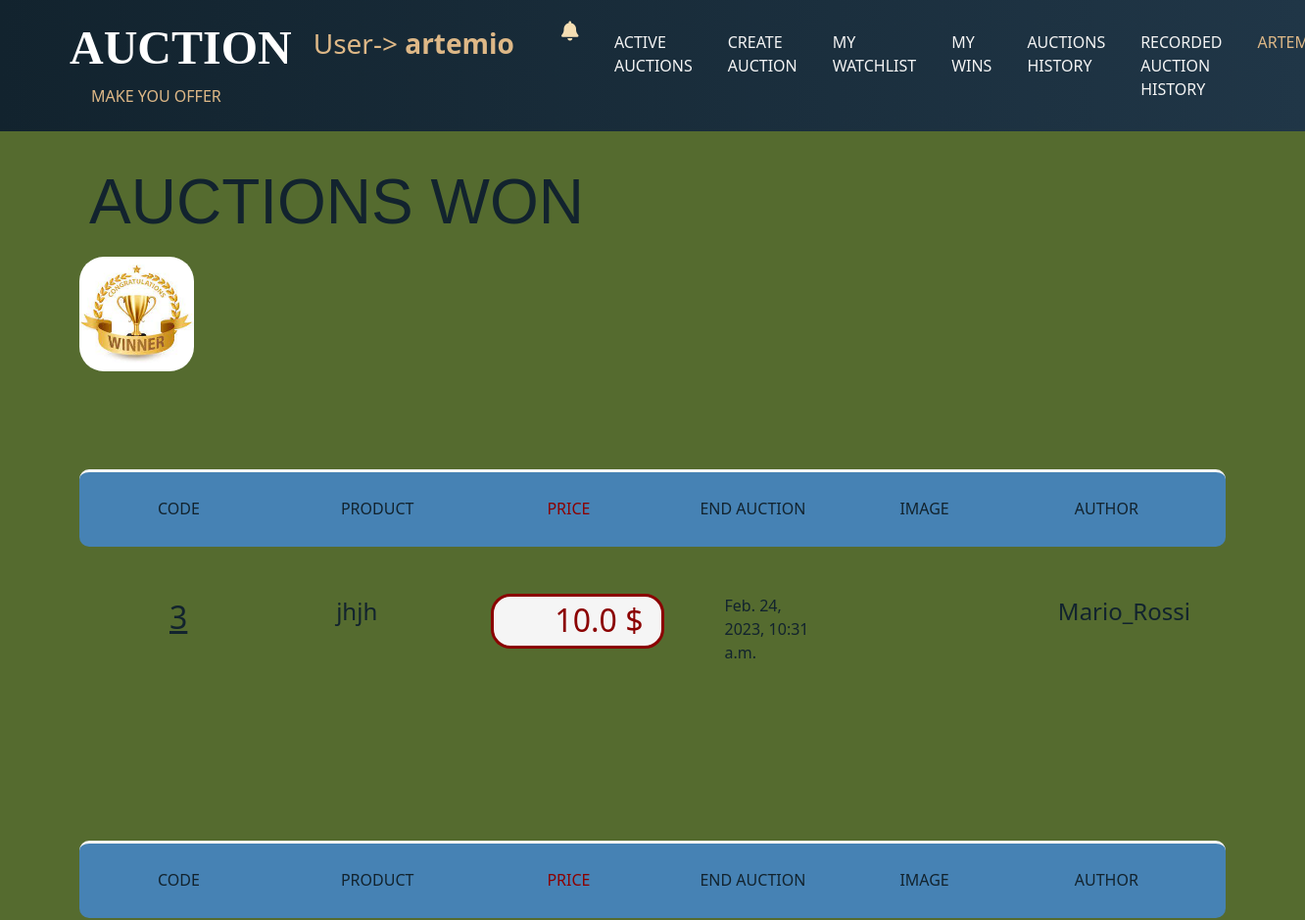
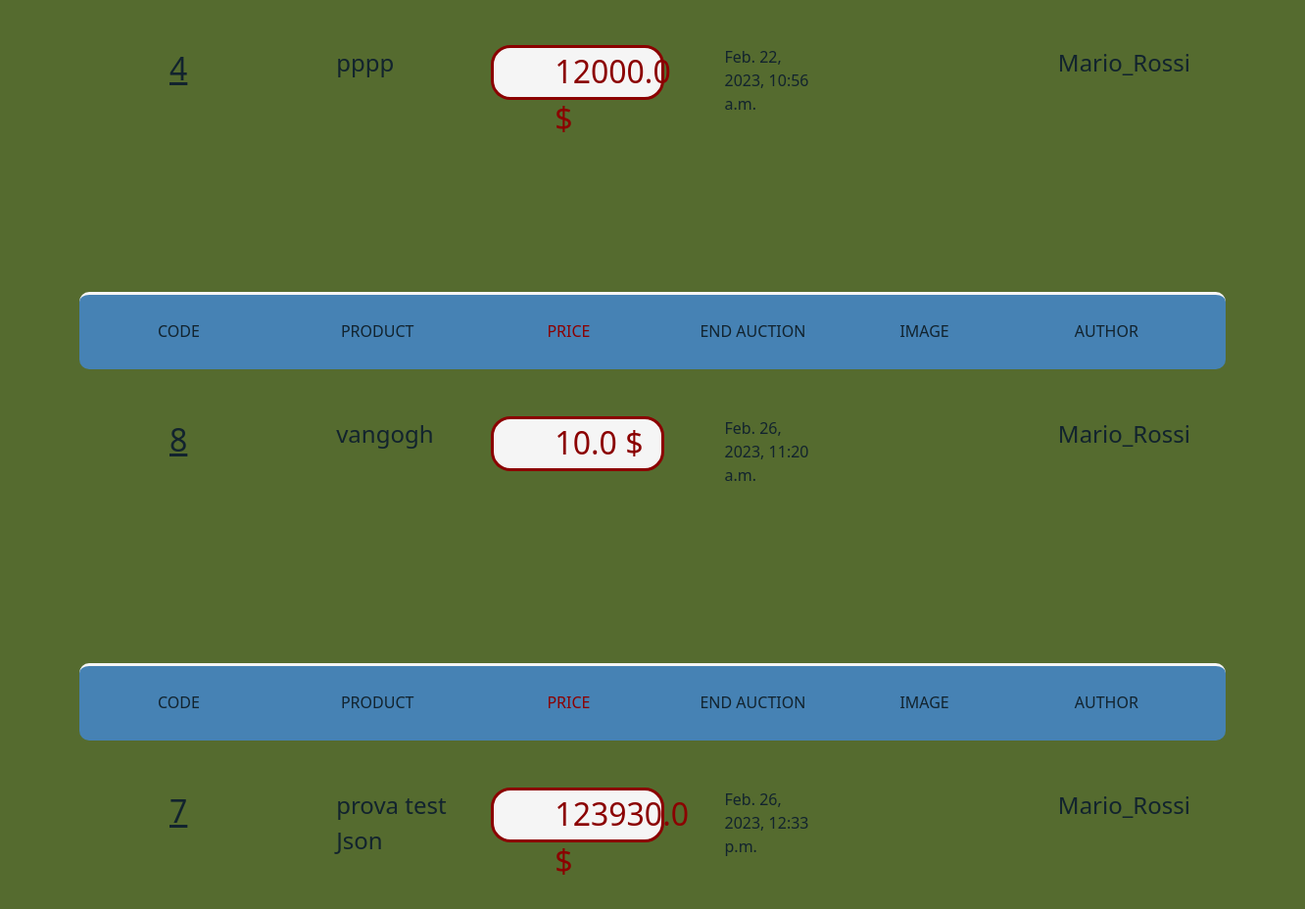
/my_wins/ (signed in), run on the app's committed database (2 pictures, top to bottom).
### auction/models.py (models this page shows, shortened)
class AuctionListing(models.Model):
    auction_number = models.IntegerField(default=0)
    profile = models.ForeignKey(Profile, on_delete=models.CASCADE, related_name="profile")
    product = models.CharField(max_length=50)
    start = models.DateTimeField(blank=True)
    end = models.DateTimeField(blank=True)
    description = models.TextField(max_length=70)
    starting_bid = models.FloatField(default=0.01)
    current_price = models.FloatField()
    current_winner = models.ForeignKey(User, on_delete=models.CASCADE, related_name="current_winner", blank=True, null=True)
    date = models.DateTimeField(default=timezone.now, blank=True)
    hash = models.CharField(max_length=64, default=None, null=True)
    txId = models.CharField(max_length=66, default=None, null=True)
    json_auction = models.TextField(default=None, null=True, max_length=5000)
    active = models.BooleanField(default=True)
    saved_on_redis = models.BooleanField(default=False)
    manualClose = models.BooleanField(default=False)
    photo = models.ImageField(upload_to="pics/%y/%m/%d/")
    slug = models.SlugField(max_length=200, db_index=True)

### accounts/models.py (models this page shows, shortened)
class Profile(models.Model):
    user = models.ForeignKey(User, on_delete=models.CASCADE, related_name='profile')
    email = models.EmailField(max_length=254, blank=True)
    class Meta:
        ordering = ['user']

### auction/views.py (the view)
# urls.py: path("my_wins/",my_wins, name="my_wins"),
@login_required
def my_wins(request):
    if request.method == 'GET':
        winned_auctions = AuctionListing.objects.filter(active=False, current_winner=request.user.pk)
        return render(request, "auction/my_wins.html", {'winned_auctions': winned_auctions})

### auction/templates/auction/my_wins.html (shortened to what this page needs)
{% extends 'base.html' %}
{% load crispy_forms_tags %}
{% block content %}
{% block body %}
<body style="padding: 0; box-sizing:content-box; margin:0;background-color: darkolivegreen">
                {% if request.user == user %}
                <h2 class="win_text" style="font-size:4rem;color: #12232E;padding:10px;
                font-family:'Apple Braille',sans-serif; border-color:#12232E;">AUCTIONS WON</h2>{% endif %}
                <img class="emoticon" style="max-width:10%" src="../static/image/winner.jpeg" alt="winner">
    {% for listing in winned_auctions %}
    <div style="display:flex; background-color:steelblue; margin-top:100px; height:60px;border-radius:10px 10px 10px 10px;
        padding:0.5rem; border-top-style:solid; border-top-color: whitesmoke" >
            <h6 style="text-indent: 4.5rem; color:#12232E;margin-top:20px; "> CODE</h6>
            <h6 style="text-indent: 9rem; color:#12232E;margin-top:20px; "> PRODUCT</h6>
            <h6 style="text-indent: 8.5rem;color:darkred;margin-top:20px;"> PRICE</h6>
            <h6 style="text-indent: 7rem;color:#12232E;margin-top:20px; ">END AUCTION </h6>
            <h6 style="text-indent: 6rem;color:#12232E;margin-top:20px; "> IMAGE</h6>
            <h6 style="text-indent: 8rem;color:#12232E ;margin-top:20px;"> AUTHOR</h6>
            </div>
<div id="element" style="padding:3rem" >
        <ul>
            <li>
                <div class="container">
                    <div class="row">
                        <div class="col col-sm">
                            <a style="font-size:2rem;color:#12232E;" href="{% url 'listing_view' listing.id %}">{{listing.auction_number}}</a>
                        </div>
                        <div class="col col-sm">
                            <a style="font-size:1.5rem;color:#12232E;">{{listing.product}}</a>
                        </div>
                        <div class="col col-sm" style="font-size: 2rem; color:darkred;height:50px; border-style: solid;
                         background-color: whitesmoke; width:10px; border-radius: 20px 20px 20px 20px">
                            <p style="margin-left:50px">{{listing.current_price}} $</p>
                        </div>
                        <div class="col col-sm" style="font-size:1.0rem;color:#12232E;">
                            <p style="margin-left:50px">{{listing.end}}</p>
                        </div>
                          <div class="col col-lg" style="text-indent:2.5rem;">
                        </div>
                         <div class="col col-sm" style="font-size:1.5rem;color:#12232E;">
                            <p style="margin-left:50px">{{listing.profile.user}}</p>
                        </div>
                    </div>
                </div>
            </li>
        </ul>
</div>
    {% empty %}
       <div>
        <p id="t_color"style="color:ghostwhite; font-size: 3rem;padding:10rem">NO WIN AT THE MOMENT
         <img class="emoticon" src="../static/image/wait.jpg" alt="emoticon"> </p>
        </div>
    {% endfor %}
</body>
    {% endblock %}
    {% endblock %}

### templates/base.html (shortened to what this page needs)
{% load static %}
{% load notifications_tags %}
<html lang="en">
  <head>
    <link href="https://cdn.jsdelivr.net/npm/bootstrap@5.1.3/dist/css/bootstrap.min.css"
          rel="stylesheet"
>
    <link rel="stylesheet" href="{% static 'css/auctionbase.css' %}"/>
  </head>
  <body>
  <nav class="navabarAuction navbar navbar-expand-lg navbar-light bg-info">
    <div class="container class">
  <div class="container-fluid">
    <a class="navbar-brand" href="#"><h1 STYLE="text-indent:-2rem;font-size:3rem"><strong>AUCTION </strong></h1></a><p style="color:burlywood">MAKE YOU OFFER</p><p class="text-right"></p>
  </div>
    <div class="collapse navbar-collapse" id="navbarSupportedContent">
      <ul class="navbar-nav me-auto mb-2 mb-lg-0">
        {% if request.user.is_authenticated %}
        <a class="navbar-brand" href="#"style="color:burlywood"><h3>  User-> <strong>{{ user.username }}</strong></h3></a><p class="text-right"></p>
          {% notifications_unread as unread_count %}
            <li class="nav-item">
                    <ul>
            <li class="nav-item fas fa-bell fa-lg" style="color: wheat;padding-top: 0.5rem">
             <a class="nav-link"  href="{% url 'message_notification' %}" style="color:red"> {% live_notify_badge %}</a>
           </li>
                    </ul>
        <li class="nav-item">
            <a class="nav-link" href="{% url 'index' %}" style="color: whitesmoke"> Active Auctions</a>
        </li>
        <li class="nav-item">
          <a class="nav-link active" aria-current="page" href="{% url 'create_listing' %}"style="color: whitesmoke">Create Auction</a>
        </li>
        <li class="nav-item">
          <a class="nav-link active" aria-current="page" href="{% url 'user_profile' user.username %}" style="color: whitesmoke">My Watchlist</a>
        </li>
        <li class="nav-item">
          <a class="nav-link active" aria-current="page" href="{% url 'my_wins' %}"style="color: whitesmoke">My Wins</a>
        </li>
         <li class="nav-item">
          <a class="nav-link active" aria-current="page" href="{% url 'history' %}"style="color: whitesmoke">Auctions History</a>
        </li>
         <li class="nav-item">
          <a class="nav-link active" aria-current="page" href="{% url 'operation' %}"style="color: whitesmoke">Recorded Auction History</a>
        </li>
        <li class="nav-item dropdown">
            <a class="nav-link active dropdown-toggle" href="#" id="navbarDropdown" role="button" data-bs-toggle="dropdown" aria-haspopup="true" aria-expanded="false " style="color:burlywood">
              {{ request.user.username }}
            </a>
        </li>
          {% endif %}
      </ul>
    </div>
    </div>
</nav>
    <br/>
    <div class="container">
        {% block content %}
        {% endblock content %}
    </div>
  <br>
  <br>
  <br>
  <br>
  </body>
</html>

### static/css/auctionbase.css (style rules this page uses)
* { padding: 0; margin: 0; box-sizing: content-box; }
.navbar { background: linear-gradient(to right, #12232E, #203647)!important; }
body { margin: 0; font-family: var(--bs-body-font-family); font-size: var(--bs-body-font-size); font-weight: var(--bs-body-font-weight); line-height: var(--bs-body-line-height); color: #357cc3; text-align: var(--bs-body-text-align); background-color: var(--bs-body-bg); -webkit-text-size-adjust: 100%; -webkit-tap-highlight-color: whitesmoke; }
.navbar-brand h1 { padding: 12px 10px 0px 10px; font-size: 2rem; color: white; font-family: 'Nothing You Could Do', cursive; }
.nav-link { margin-right: 10px; margin-left: 10px; text-transform: uppercase; }
h1 { color: #1f3444; }
h1 { font-weight: 700; }
img { border-radius: 25px; }
.container { max-width: 1170px; margin: auto; }
ul { list-style: none; }
.pagination.pagination-rounded-flat .page-item .page-link, a { border: none; border-radius: 50px; }

### data on the page
AuctionListing: auction_number "3", product "jhjh", current_price "10.0", end "Feb. 24, 2023, 10:31 a.m.", profile.user "Mario_Rossi"
AuctionListing: auction_number "4", product "pppp", current_price "12000.0", end "Feb. 22, 2023, 10:56 a.m.", profile.user "Mario_Rossi"
AuctionListing: auction_number "8", product "vangogh", current_price "10.0", end "Feb. 26, 2023, 11:20 a.m.", profile.user "Mario_Rossi"
AuctionListing: auction_number "7", product "prova test Json", current_price "123930.0", end "Feb. 26, 2023, 12:33 p.m.", profile.user "Mario_Rossi"

### other printed values
{{ user.username }} "artemio"
